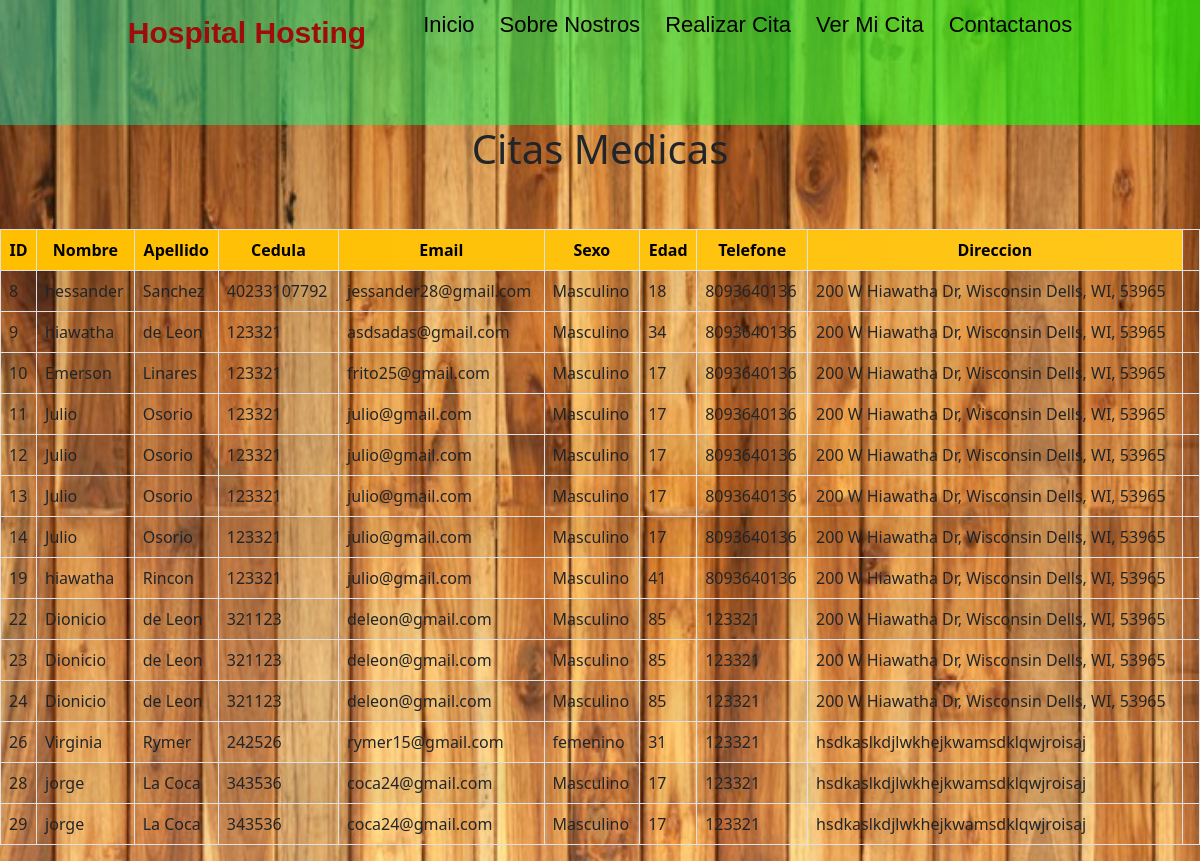
The page /source/tabla.php on the database its author committed.
### tables this page shows
CREATE TABLE `Citas_Medicas` (
  `ID` int NOT NULL,
  `Nombre` varchar(50) NOT NULL,
  `Apellido` varchar(50) NOT NULL,
  `Cedula` varchar(50) NOT NULL,
  `email` varchar(50) NOT NULL,
  `Sexo` varchar(50) NOT NULL,
  `Edad` varchar(50) NOT NULL,
  `Telefono` varchar(50) NOT NULL,
  `Dirección` varchar(50) NOT NULL
);

### source/tabla.php (the view, shortened to what this page needs)
<!DOCTYPE html>
<html lang="en">
<?php
include 'conexion.php';
$result = mysqli_query($con, "SELECT * FROM Citas_Medicas");
?>
<head>
    <link rel="stylesheet" href="CSS/Estilo_Menu.css">
    <link href="https://cdn.jsdelivr.net/npm/bootstrap@5.0.0-beta3/dist/css/bootstrap.min.css" rel="stylesheet"
>
    <link rel="stylesheet" type="text/css" href="https://cdn.datatables.net/v/bs4/dt-1.10.20/datatables.min.css" />
</head>
<body>
    <section class="fondo">
        <nav class="navbar">
            <div class="content">
                <div class="logo">
                    <a href="index.html">Hospital Hosting</a>
                </div>
                <ul class="menu-list">
                    <li><a href="index.html">Inicio</a></li>
                    <li><a href="index.html#Sobre_Nosotros">Sobre Nostros</a></li>
                    <li><a href="index.html#Realizar_Cita_Medica">Realizar Cita</a></li>
                    <li><a href="index.html#Realizar_Cita_Medica">Ver Mi Cita</a></li>
                    <li><a href="index.html#Contacto">Contactanos</a></li>
                </ul>
            </div>
        </nav>
        <div class="about">
        </div>
    </section>
    <div class="container1" id='container1'>
        <h1 class="text-center">Citas Medicas</h1>
        <div class="row">
            <div class="col-lg-12">
                <table id="tablaEmpleados" class="table table-striped  border    table-bordered dataTable"
                    style="width:100%">
                    <br><br>
                    <thead class="text-center">
                        <tr>
                            <th>ID</th>
                            <th>Nombre</th>
                            <th>Apellido</th>
                            <th>Cedula</th>
                            <th>Email</th>
                            <th>Sexo</th>
                            <th>Edad</th>
                            <th>Telefone</th>
                            <th>Direccion</th>
                        </tr>
                    </thead>
                    <tbody>
                        <?php
                        while ($row = mysqli_fetch_array($result)) { ?>
                        <tr>
                            <td><?php echo $row['ID']; ?></td>
                            <td><?php echo $row['Nombre']; ?></td>
                            <td><?php echo $row['Apellido']; ?></td>
                            <td><?php echo $row['Cedula']; ?></td>
                            <td><?php echo $row['email']; ?></td>
                            <td><?php echo $row['Sexo']; ?></td>
                            <td><?php echo $row['Edad']; ?></td>
                            <td><?php echo $row['Telefono']; ?></td>
                            <td><?php echo $row['Dirección']; ?></td>
                            <td>
                            </td>
                        </tr>
                        <?php
                        }
                        ?>
                    </tbody>
                </table>
            </div>
        </div>
    </div>
</body>
</html>

### source/CSS/Estilo_Menu.css (style rules this page uses)
*.navbar { margin: 0; padding: 0; box-sizing: border-box; font-family: 'Poppins', sans-serif; }
.fondo { width: 100%; background: -webkit-linear-gradient(to right, hsla(103, 95%, 50%, 0.459), hsla(175, 45%, 52%, 0.664)); background: linear-gradient(to right, hsla(169, 95%, 50%, 0.385), hsla(115, 100%, 50%, 0.664)); }
.content { max-width: 1250px; margin: auto; padding: 0 30px; }
.navbar { position: fixed; width: 100%; z-index: 2; padding: 20px 0; transition: all 0.3s ease; }
.navbar .content { display: flex; align-items: center; justify-content: space-between; }
.navbar .logo a { color: rgb(158, 12, 12); font-size: 30px; font-weight: 600; text-decoration: none; }
.navbar .menu-list { display: inline-flex; }
.menu-list li { list-style: none; }
.menu-list li a { color: rgb(0, 0, 0); font-size: 22px; font-weight: 500; margin-left: 25px; text-decoration: none; transition: all 0.3s ease; }
.about { padding: 30px 0; }
@media (max-width: 1230px) { .content { padding: 0 60px; } }

### source/tabla.php (style rules this page uses)
body { background-image: url(Img/Loging/fondo.jpg); background-repeat: no-repeat; background-size: 100% 1080px; }
table.dataTable thead { background: linear-gradient(to right, #ffbf00, #ffc61a); color: black; }

### rows shown on the page
citas_medicas: ID "8", Nombre "hessander", Apellido "Sanchez", Cedula "40233107792", email "jessander28@gmail.com", Sexo "Masculino", Edad "18", Telefono "8093640136", Dirección "200 W Hiawatha Dr, Wisconsin Dells, WI, 53965"
citas_medicas: ID "9", Nombre "hiawatha", Apellido "de Leon", Cedula "123321", email "asdsadas@gmail.com", Sexo "Masculino", Edad "34", Telefono "8093640136", Dirección "200 W Hiawatha Dr, Wisconsin Dells, WI, 53965"
citas_medicas: ID "10", Nombre "Emerson", Apellido "Linares", Cedula "123321", email "frito25@gmail.com", Sexo "Masculino", Edad "17", Telefono "8093640136", Dirección "200 W Hiawatha Dr, Wisconsin Dells, WI, 53965"
citas_medicas: ID "11", Nombre "Julio", Apellido "Osorio", Cedula "123321", email "julio@gmail.com", Sexo "Masculino", Edad "17", Telefono "8093640136", Dirección "200 W Hiawatha Dr, Wisconsin Dells, WI, 53965"
citas_medicas: ID "12", Nombre "Julio", Apellido "Osorio", Cedula "123321", email "julio@gmail.com", Sexo "Masculino", Edad "17", Telefono "8093640136", Dirección "200 W Hiawatha Dr, Wisconsin Dells, WI, 53965"
citas_medicas: ID "13", Nombre "Julio", Apellido "Osorio", Cedula "123321", email "julio@gmail.com", Sexo "Masculino", Edad "17", Telefono "8093640136", Dirección "200 W Hiawatha Dr, Wisconsin Dells, WI, 53965"
citas_medicas: ID "14", Nombre "Julio", Apellido "Osorio", Cedula "123321", email "julio@gmail.com", Sexo "Masculino", Edad "17", Telefono "8093640136", Dirección "200 W Hiawatha Dr, Wisconsin Dells, WI, 53965"
citas_medicas: ID "19", Nombre "hiawatha", Apellido "Rincon", Cedula "123321", email "julio@gmail.com", Sexo "Masculino", Edad "41", Telefono "8093640136", Dirección "200 W Hiawatha Dr, Wisconsin Dells, WI, 53965"
citas_medicas: ID "22", Nombre "Dionicio", Apellido "de Leon", Cedula "321123", email "deleon@gmail.com", Sexo "Masculino", Edad "85", Telefono "123321", Dirección "200 W Hiawatha Dr, Wisconsin Dells, WI, 53965"
citas_medicas: ID "23", Nombre "Dionicio", Apellido "de Leon", Cedula "321123", email "deleon@gmail.com", Sexo "Masculino", Edad "85", Telefono "123321", Dirección "200 W Hiawatha Dr, Wisconsin Dells, WI, 53965"
citas_medicas: ID "24", Nombre "Dionicio", Apellido "de Leon", Cedula "321123", email "deleon@gmail.com", Sexo "Masculino", Edad "85", Telefono "123321", Dirección "200 W Hiawatha Dr, Wisconsin Dells, WI, 53965"
citas_medicas: ID "26", Nombre "Virginia", Apellido "Rymer", Cedula "242526", email "rymer15@gmail.com", Sexo "femenino", Edad "31", Telefono "123321", Dirección "hsdkaslkdjlwkhejkwamsdklqwjroisaj"
citas_medicas: ID "28", Nombre "jorge", Apellido "La Coca", Cedula "343536", email "coca24@gmail.com", Sexo "Masculino", Edad "17", Telefono "123321", Dirección "hsdkaslkdjlwkhejkwamsdklqwjroisaj"
citas_medicas: ID "29", Nombre "jorge", Apellido "La Coca", Cedula "343536", email "coca24@gmail.com", Sexo "Masculino", Edad "17", Telefono "123321", Dirección "hsdkaslkdjlwkhejkwamsdklqwjroisaj"
